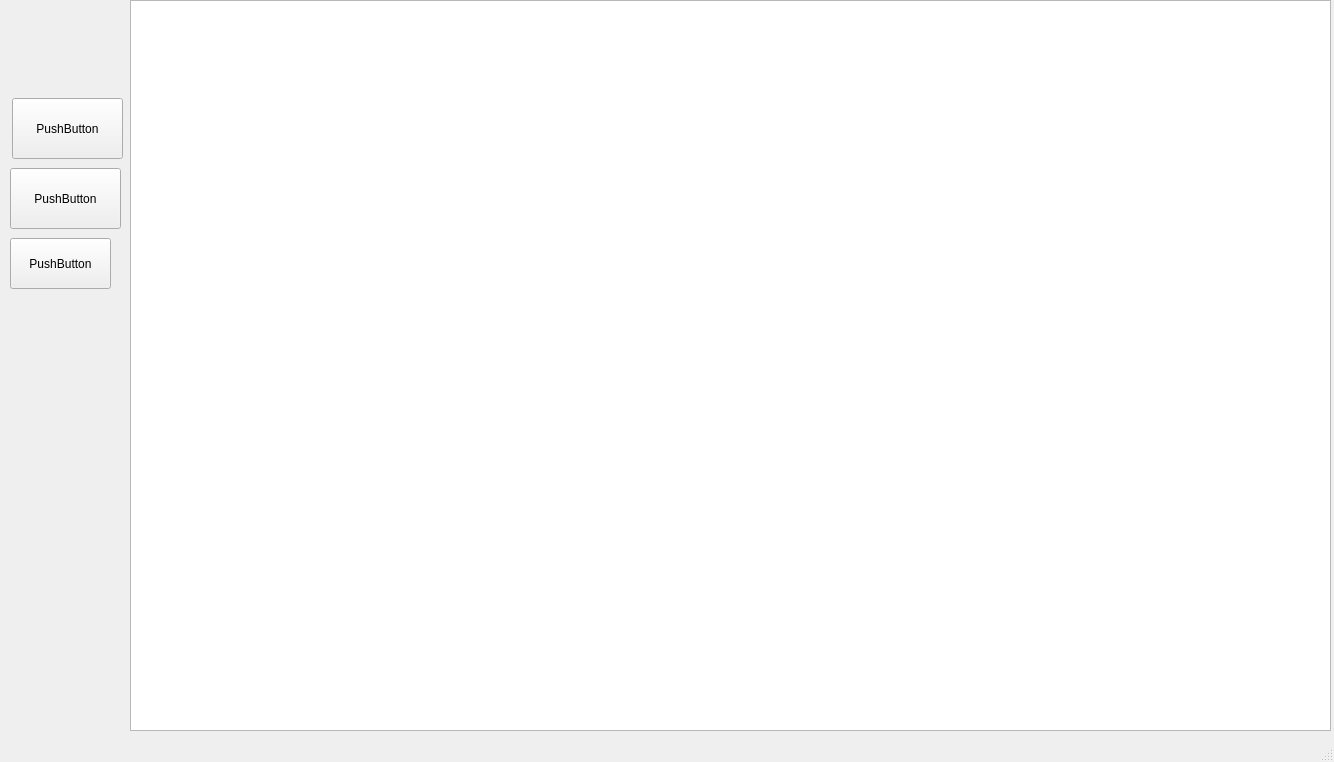
<?xml version="1.0" encoding="UTF-8"?>
<ui version="4.0">
 <class>MainWindow</class>
 <widget class="QMainWindow" name="MainWindow">
  <property name="geometry">
   <rect>
    <x>0</x>
    <y>0</y>
    <width>1334</width>
    <height>762</height>
   </rect>
  </property>
  <property name="windowTitle">
   <string>MainWindow</string>
  </property>
  <widget class="QWidget" name="centralwidget">
   <widget class="QGraphicsView" name="graphicsView">
    <property name="geometry">
     <rect>
      <x>130</x>
      <y>0</y>
      <width>1201</width>
      <height>731</height>
     </rect>
    </property>
   </widget>
   <widget class="QPushButton" name="on_lanzamiento1_btn">
    <property name="geometry">
     <rect>
      <x>12</x>
      <y>98</y>
      <width>111</width>
      <height>61</height>
     </rect>
    </property>
    <property name="text">
     <string>PushButton</string>
    </property>
   </widget>
   <widget class="QPushButton" name="on_lanzamiento2_btn">
    <property name="geometry">
     <rect>
      <x>10</x>
      <y>168</y>
      <width>111</width>
      <height>61</height>
     </rect>
    </property>
    <property name="text">
     <string>PushButton</string>
    </property>
   </widget>
   <widget class="QPushButton" name="on_finalizar_btn">
    <property name="geometry">
     <rect>
      <x>10</x>
      <y>238</y>
      <width>101</width>
      <height>51</height>
     </rect>
    </property>
    <property name="text">
     <string>PushButton</string>
    </property>
   </widget>
  </widget>
  <widget class="QMenuBar" name="menubar">
   <property name="geometry">
    <rect>
     <x>0</x>
     <y>0</y>
     <width>1334</width>
     <height>25</height>
    </rect>
   </property>
  </widget>
  <widget class="QStatusBar" name="statusbar"/>
 </widget>
 <resources/>
 <connections/>
</ui>
